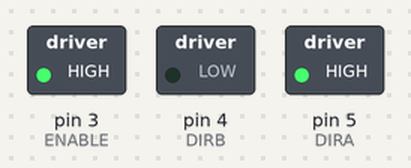
Bench run of a sketch on a simulated Arduino Uno, built with avr-gcc and run on an emulated ATmega328P. Shown: switched loads named in the sketch (green lamp = pin HIGH). What the sketch prints to the serial monitor is not drawn.

Above: at 0.1 s.
Timing chart, 0 to 1.6 s (numbered marks = the images above):
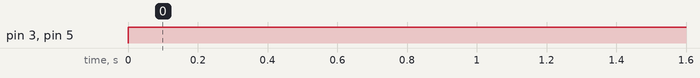

Measured:
- by itself, pin 3 (ENABLE), pin 5 (DIRA): LOW → HIGH at 0.00 s

The sketch:

DC_Motor_fan.ino
```cpp
/*
 * Author: SMRAZA KEEN
 * Date:2016/6/29
 * IDE V1.6.9
 * Email:TechnicSmraza@outlook.com
 * Function:
 */
#define ENABLE 3
#define DIRB 4
#define DIRA 5
int i;
void setup()
{
  //---set pin direction
  pinMode(ENABLE,OUTPUT);
  pinMode(DIRA,OUTPUT);
  pinMode(DIRB,OUTPUT);
  Serial.begin(9600);
}

void loop()
{
  Serial.println("fast Slow example");
  //---fast/slow stop example
  digitalWrite(ENABLE,HIGH); //enable on
  digitalWrite(DIRA,HIGH); //one way
  digitalWrite(DIRB,LOW);
}
```
